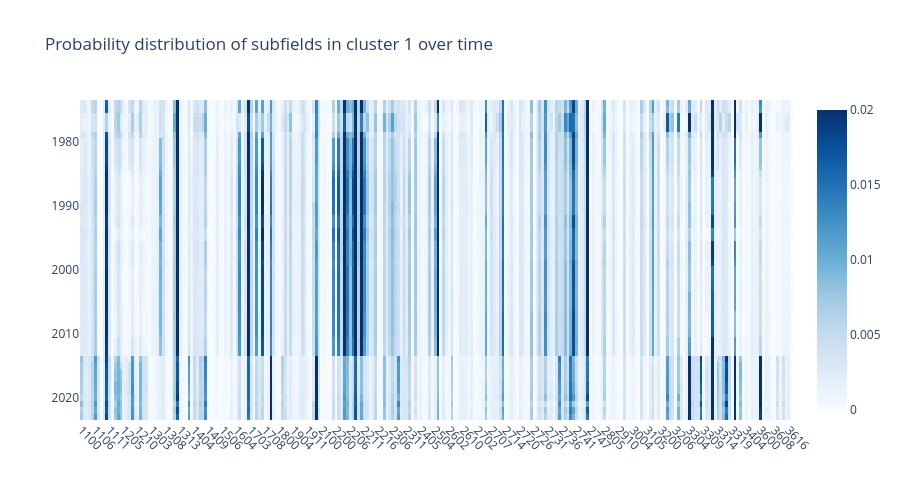

The cell this chart's notebook holds for it:
### Code cell
cluster = 1

df = df_cluster_prob_yearly.query("cluster == @cluster").drop(columns="cluster").set_index("year")

uf.plotly_heatmap(
    df, x_labels=df.columns, y_labels=df.index,
    title=f"Probability distribution of subfields in cluster {cluster} over time",  z_min=0, z_max=0.02, colorscale="non", line_height=10,
    x_type="subfield"
)

### Figure 1 — Plotly figure (JSON) as saved in the notebook; plotly's stock layout.template omitted (floating-point values rounded to 4 significant figures; data arrays with more than 128 entries replaced by an {"elided": "..."} marker saying what was removed)
{"data": [{"colorscale": [[0, "rgb(247,251,255)"], [0.125, "rgb(222,235,247)"], [0.25, "rgb(198,219,239)"], [0.375, "rgb(158,202,225)"], [0.5, "rgb(107,174,214)"], [0.625, "rgb(66,146,198)"], [0.75, "rgb(33,113,181)"], [0.875, "rgb(8,81,156)"], [1, "rgb(8,48,107)"]], "customdata": {"elided": "50x252x2 mixed values"}, "hovertemplate": "<b>X: </b>%{customdata[0]}<br><b>Y: </b>%{customdata[1]}<br><b>Z: </b> %{z:.3f}<br><extra></extra>", "type": "heatmap", "x": {"elided": "252 str values"}, "y": [1974, 1975, 1976, 1977, 1978, 1979, 1980, 1981, 1982, 1983, 1984, 1985, 1986, 1987, 1988, 1989, 1990, 1991, 1992, 1993, 1994, 1995, 1996, 1997, 1998, 1999, 2000, 2001, 2002, 2003, 2004, 2005, 2006, 2007, 2008, 2009, 2010, 2011, 2012, 2013, 2014, 2015, 2016, 2017, 2018, 2019, 2020, 2021, 2022, 2023], "z": {"elided": "50x252 float values"}, "zmax": 0.02, "zmin": 0}], "layout": {"height": 500, "title": {"text": "Probability distribution of subfields in cluster 1 over time"}, "xaxis": {"automargin": true, "tickangle": 45}, "yaxis": {"automargin": true, "autorange": "reversed"}}}
